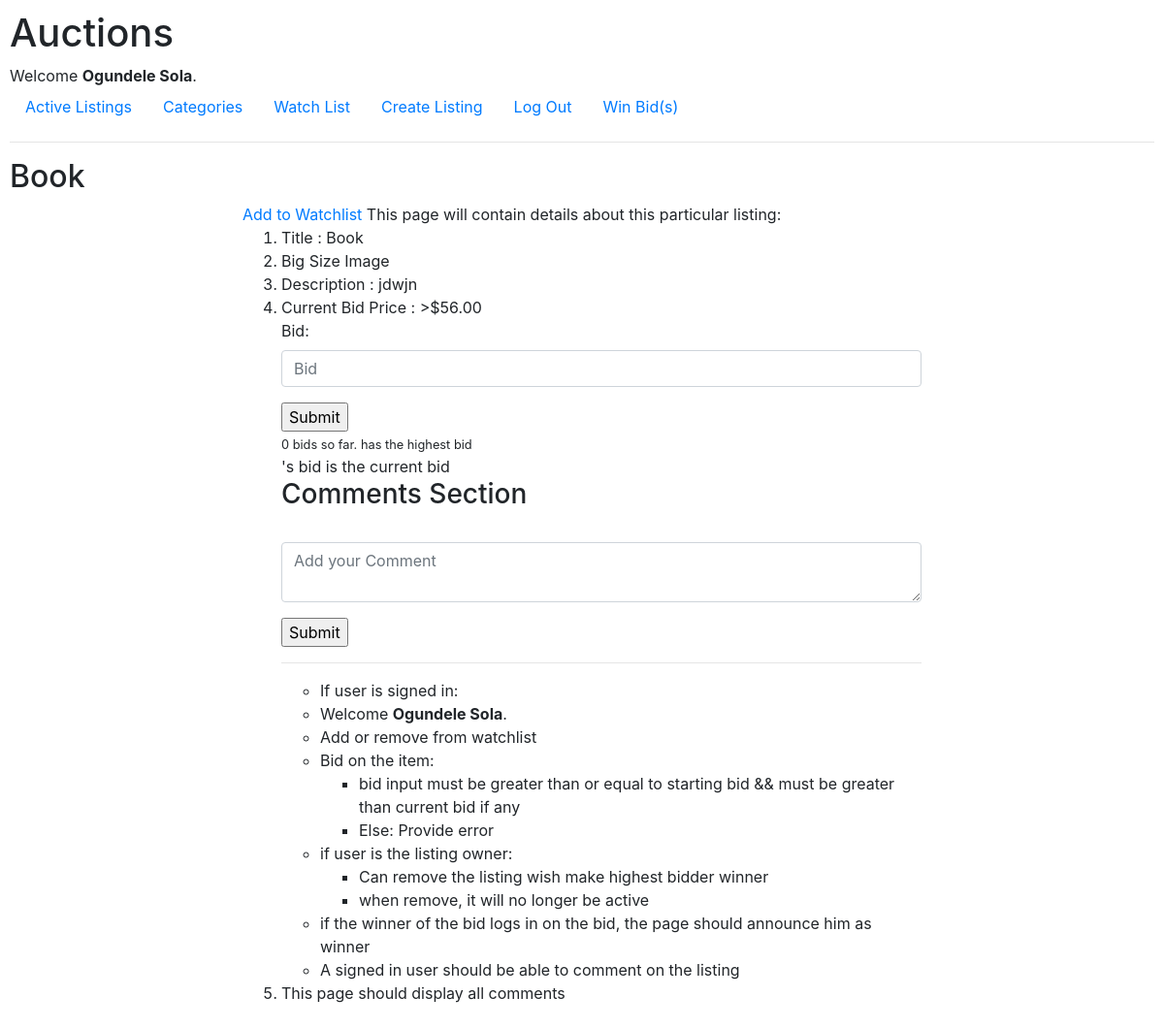
The page /1 (signed in) on the database as committed earlier.
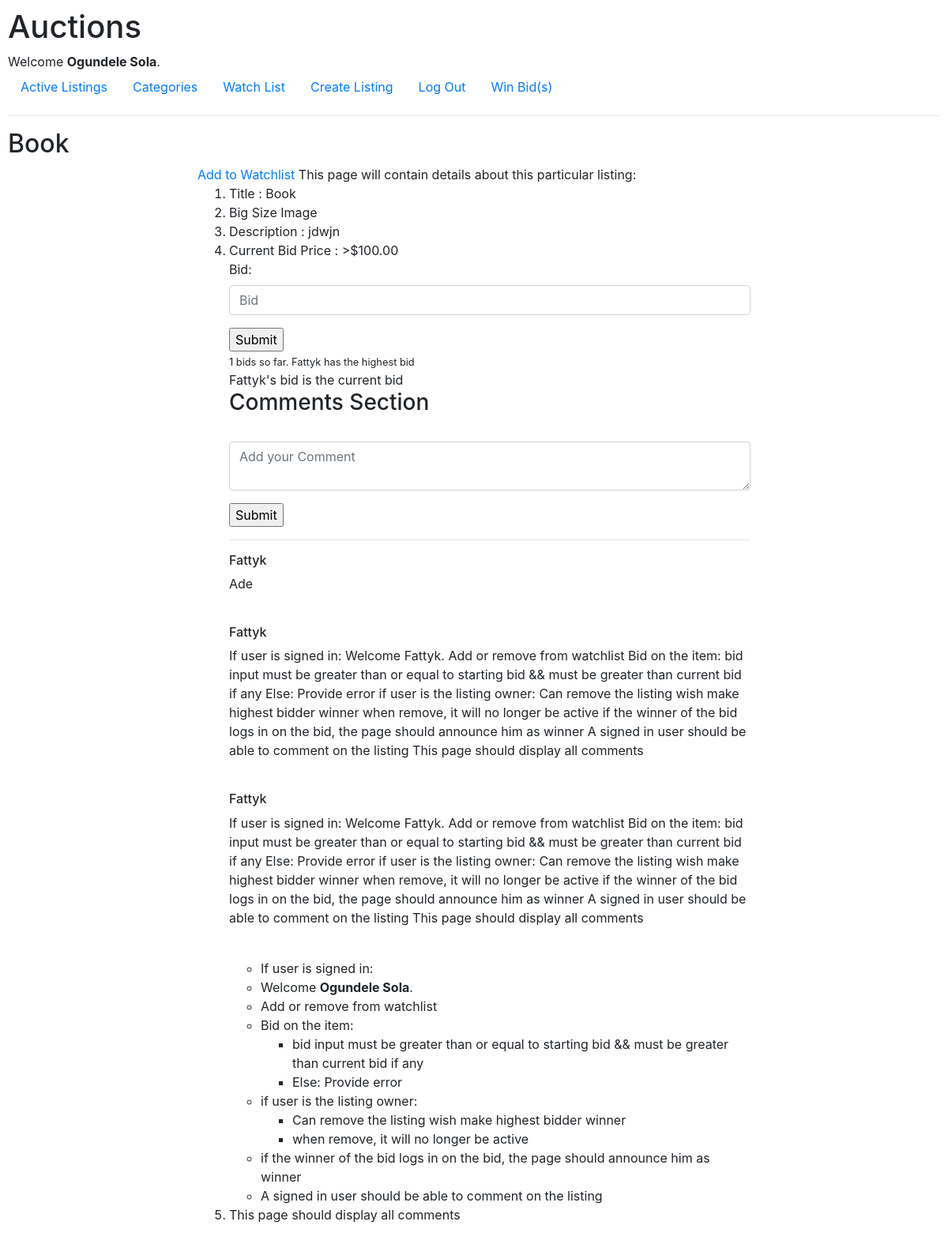
The same page on the database as committed later.
### auctions/models.py (models this page shows, shortened)
class Listing(models.Model):
    title = models.CharField(max_length=64)
    description = models.TextField(max_length=100)
    c_price = models.IntegerField()
    image = models.ImageField(upload_to=image_directory_path)
    category = models.ForeignKey(Category, blank=True, null=True, on_delete=models.CASCADE, related_name="input_cat")
    highest_bidder = models.ForeignKey(User, blank=True, null=True, on_delete=models.CASCADE, related_name="highest_bidder")
    user = models.ForeignKey(User, blank=True, null= True, on_delete=models.CASCADE, related_name="uploader")

class User(AbstractUser):
    pass

class Comment(models.Model):
    user = models.ForeignKey(User, on_delete=models.CASCADE, related_name="com_user")
    listing = models.ForeignKey(Listing, on_delete=models.CASCADE, related_name="com_listing")
    comment = models.CharField(max_length=200)

### auctions/views.py (the view, shortened to what this page needs)
# urls.py: path("<int:id>", views.listing, name="listing"),
def listing(request, id):
    if request.user.is_authenticated:
        user = request.user
        listing = Listing.objects.get(id=id)
        watch = Watch.objects.filter(user=user, listing=listing)
        add_remove_watchlist = "Remove from Watchlist" if (watch) else "Add to Watchlist"
        total_bid = listing.bid_listing.all()
        total_bid = len(total_bid)
        comments = Comment.objects.all()[::-1]
        return render(request, "auctions/listing.html",{
            "listing": listing,
            "add_remove_watchlist": add_remove_watchlist,
            "bidform":  BidForm(),
            "total_bid": total_bid,
            "comments": comments
        })
    return render(request, "auctions/listing.html")

### auctions/views.py
class BidForm(forms.Form):
    bid = forms.IntegerField(widget=forms.NumberInput(attrs={
        "class":"form-control",
        "placeholder": "Bid"
    }))

### auctions/templates/auctions/listing.html (shortened to what this page needs)
{% extends "auctions/layout.html" %}
{% load static %}
{% block body %}
    <h2>{{listing.title}}</h2>
        <section class="main">
            {% if user.is_authenticated %}
            <a href="{% url 'add_remove_watch' listing.id %}">{{add_remove_watchlist}}</a>
            {% endif %}
             This page will contain details about this particular listing:
             <ol>
                 <li>Title : {{listing.title}}</li>
                 <li>Big Size Image</li>
                 <li>Description : {{listing.description}}</li>
                 <li>Current Bid Price : >${{listing.c_price}}.00</li>
                    {% if user.is_authenticated %}
                    <form action="{% url 'listing' listing.id %}" method="POST">
                        <div class="form-group">
                            {{ bidform }}
                        </div>
                        <input type="submit"  class="btn-btn-primary">
                    </form>
                    {% if listing.highest_bidder.id == user.id %}
                    <small>{{total_bid}} bids so far. <span>You currently have the highest bid</span></small><br>
                        Your bid is the current bid
                    {% else %}
                    <small>{{total_bid}} bids so far. <span>{{listing.highest_bidder.username}} has the highest bid</span></small><br>
                        {{listing.highest_bidder.username}}'s bid is the current bid
                    {% endif %}
                    <br>
                    <h3>Comments Section</h3>
                    <br>
                    <form action="{% url 'comment' listing.id %}" method="POST">
                        <div class="form-group">
                            <textarea name="comment" class="form-control" placeholder="Add your Comment" maxlength="200"></textarea>
                        </div>
                        <input type="submit" class="btn-btn-primary">
                    </form>
                    <hr>
                    {% for comment in comments %}
                        <h6>{{ comment.user.username }}</h5>
                        <p>{{ comment.comment }}</p>
                        <br>
                    {% endfor %}
                    <ul>
                        <li>If user is signed in:
                        <li>Welcome <strong>{{ user.username }}</strong>.</li>
                        <li>Add or remove from watchlist</li>
                        <li>Bid on the item:
                            <ul>
                                <li>bid input must be greater than or equal to starting bid && must be greater than current bid if any</li>
                                <li>Else: Provide error</li>
                            </ul>
                        </li>
                        <li>if user is the listing owner:
                            <ul>
                                <li>Can remove the listing wish make highest bidder winner</li>
                                <li>when remove, it will no longer be active</li>
                            </ul>
                        </li>
                        <li>if the winner of the bid logs in on the bid, the page should announce him as winner</li>
                        <li>A signed in user should be able to comment on the listing</li>
                    </ul>
                    {% else %}
                        <li>Login for more actions</li>
                    {% endif %}
                 <li>This page should display all comments</li>
             </ol>
        </section>
{% endblock %}

Rows that differ between the two databases and show on the page:
changed Listing "Book": c_price "56" → "100"; highest_bidder.username (not shown) → "Fattyk"
added Comment: user.username "Fattyk", comment "Ade"
added Comment: user.username "Fattyk", comment "If user is signed in: Welcome Fattyk. Add or remove from watchlist Bid on the item: bid input must be greater than or equal to starting bid && must be greater than current bid if any Else: Provide error if user is the listing owner: Can remove the listing wish make highest bidder winner when remove, it will no longer be active if the winner of the bid logs in on the bid, the page should announce him as winner A signed in user should be able to comment on the listing This page should display all comments"
added Comment: user.username "Fattyk", comment "If user is signed in: Welcome Fattyk. Add or remove from watchlist Bid on the item: bid input must be greater than or equal to starting bid && must be greater than current bid if any Else: Provide error if user is the listing owner: Can remove the listing wish make highest bidder winner when remove, it will no longer be active if the winner of the bid logs in on the bid, the page should announce him as winner A signed in user should be able to comment on the listing This page should display all comments"
Other text that changed with them:
{{ total_bid }}: "0" → "1"
